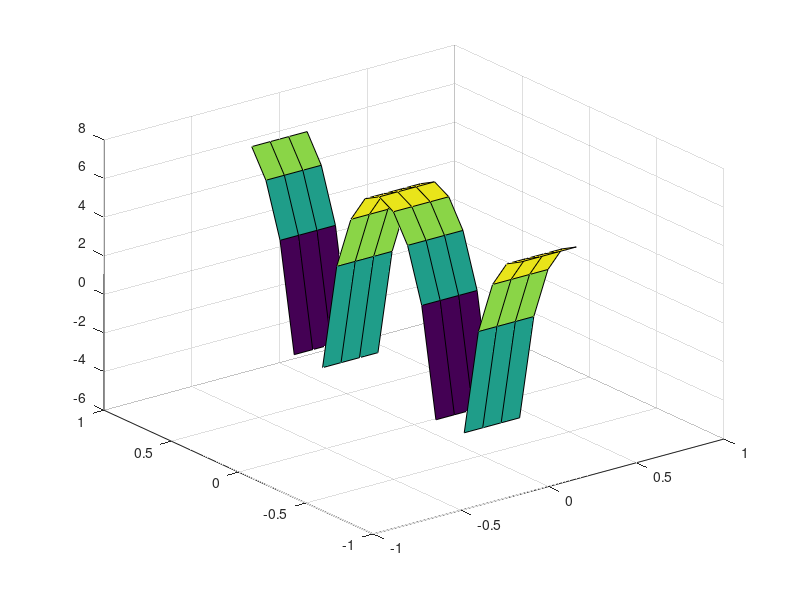
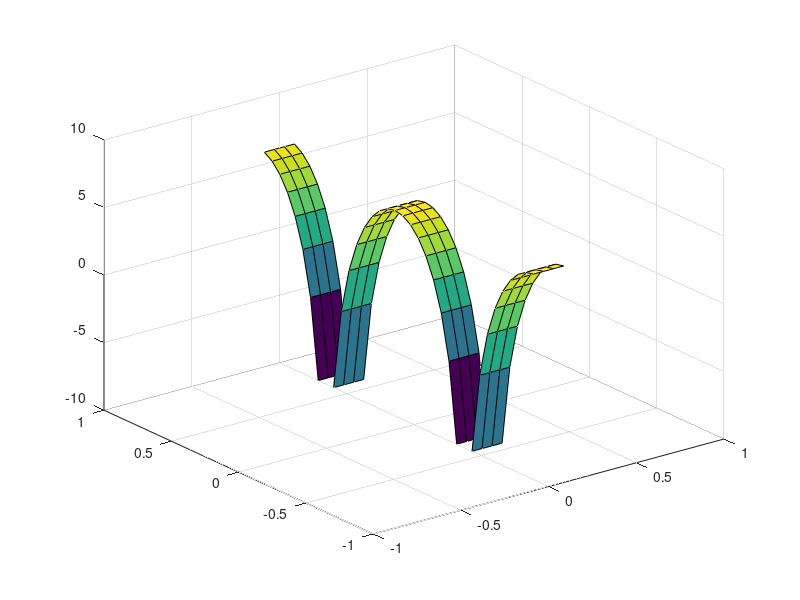
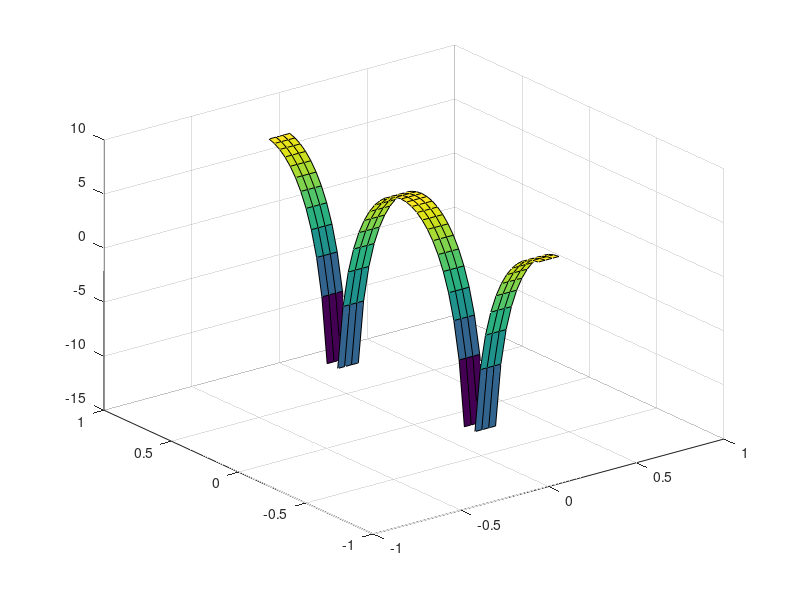
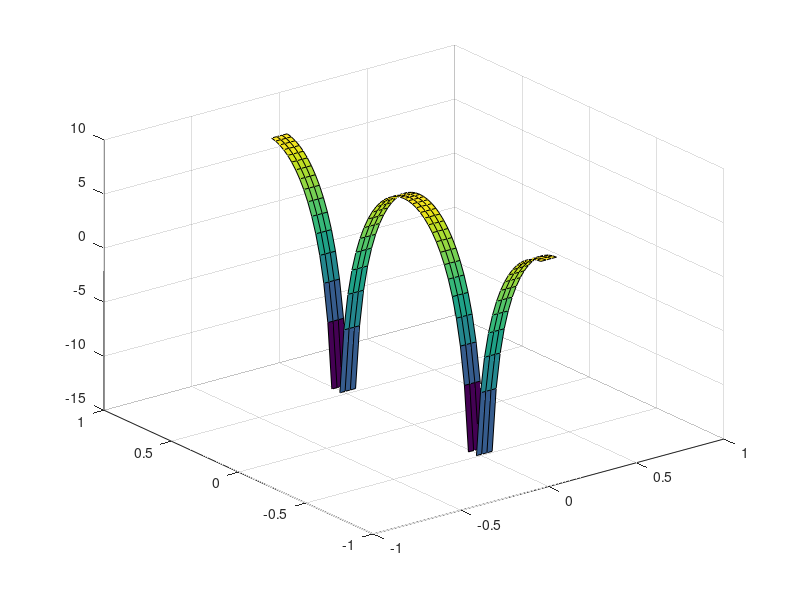

Reproduce these figures in MATLAB, in order.
close all;
a = [ 1 1 1 1; 0 0 0 0; 1 1 1 1; 0 0 0 0];
t = 1
for i = 3:2:15
    a = padarray(a, [8 8], 0, 'both');
    A = fft(a);
    figure(t);
    t = t + 1;
    M = size(A,2);
    N = size(A,1); 
    [x y] = meshgrid(linspace(-M/2, M/2, M), linspace(-N/2, N/2, N));
    surf(x*2/M, y*2/N, 20*log10(abs(A(:,:,1))));
end